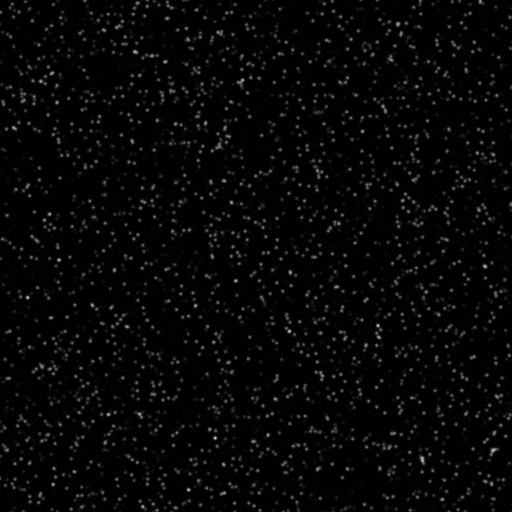
%> input picture HydrolabPIV-master/images/imA.png, 512 x 512 px
$ octave testmeasures.m   (GNU Octave 9; MATLAB toolbox functions it lacks are replaced by stand-ins)
%> lines starting %> are read from the running program, lines starting %| are printed output that depends on the picture; in (x1, y1, x2, y2) boxes, pixels count from 0 and x2, y2 are one past the last pixel; in counts of white or black regions, pixels touching at a corner belong together; the program's own positions count from 1
### HydrolabPIV-master/src/setpivopt.m
function opt = setpivopt(varargin)
% SETPIVOPT create a structure of option for use with <a
% href="matlab:help normalpass">normalpass</a>
% and <a href="matlab:help distortedpass">distportedpass</a>.
%
% opt = SETPIVOPT('name1',value1,'name2',value2,...) creates an
% options structure opt in which the named properties have the
% specified values. Any unspecified properties have default values.
% Case is ignored for property names.
%
% opt = SETPIVOPT(oldopt,'name1',value1,'name2',value2,...) alters
% an existing options structure oldopt.
%
%
% List of SETPIVOPT properties
% -------------------------------------------------------------------------
%
% opt = SETPIVOPT(..., 'subwindow', height, width, overlap, ...) sets
% the subwindow size and overlap.
%
% % Example: 24x24 pixel subwindow with 50% overlap
% opt = SETPIVOPT('subwindow',24,24,.50)
%
% -------------------------------------------------------------------------
%
% opt = SETPIVOPT(..., 'range', [umin umax vmin vmax], ...) sets the
% search range for finding the peak within the difference measure.
%
% Example: Set search range to 1/3 of 24x24 subwindow
% SETPIVOPT('subwindow',24,24,.50,'range',[-8 8 -8 8])
% -------------------------------------------------------------------------
%
%
% opt = SETPIVOPT(..., 'measure', @mfun, mparam, @prefun, ...) sets
% the difference measure function
%
% [dm,mm] = mfun(f1,m1,f2,m2,idh,idw,mparam)
%
% Given two subwindows with masks f1/m1 and f2/m2 with sizes (i,j) and (k,l)
% respectivly, @mfun should return a difference measure, dm, with zero
% displacement peak located in the center and  the masked fraction, mm,
% both of size (i+k-1)x(j+l-1). The indices (idh,idw) show which part of
% the difference measure is needed.
%
% mparam provideds an additional argument to the @mfun function, see
% spesific mfun function for it usage.
%
% The function @prefun is applied to the difference measure before
% subpixel interpolation.
%
% For a set of fft based difference measures, including cross-correlation
% and minimum quadratic difference (mqd), see <a
% href="matlab:help maskedcc">maskedcc</a>, <a
% href="matlab:help maskedncc">maskedncc</a>,
% <a href="matlab:help maskedmqd">maskedmqd</a>, <a
% href="matlab:help maskednmqd">maskednmqd</a>, <a
% href="matlab:help phasercorr">phasecorr</a>.
%
% In addition most of the measures is also implemented as straight
% summation in Java, which is often faster when the search range is small,
% since only dm(idh,idw) is computed. Mqd is provides as a special
% case of the more general Minkowski differences,
% see <a href="matlab:help maskedccj">maskedccj</a>, <a
% href="matlab:help maskednccj">maskednccj</a>, <a
% href="matlab:help maskedmdj">maskedmdj</a>, <a
% href="matlab:help maskednmdj">maskednmdj</a>.
%
% % Example 1: Masked cross-correlation with padding
% % assuming peak is gaussian by using log as prefun.
% opt = SETPIVOPT('measure', @maskedcc, true, @log)
%
% % Example 2: Minimum absolute difference
% opt = SETPIVOPT('measure', @maskedmdj, 1, @(x) -x):
% -------------------------------------------------------------------------
%
% opt = SETPIVOPT(...,'window', @blackmanharris, ...) set a window function
% with positive weights, which is multiplied with the subwindows in both
% direction before calculating the difference measures, to reduce spectral
% leakage. See <a href="matlab:help window">window</a> for more information.
% -------------------------------------------------------------------------
%
% opt = SETPIVOPT(..., 'subpixel', @subpixelfun, ...) sets the
% subpixel estimator function
%
% [x0,delta,out] = subpixelfun(F)
%
% Subpixelfun should return the integer posiston from the top corner, x0,
% the subpixel correction, delta, and an indication whether the method
% belives the result is valid (out=1) or an outlier (out=0).
% See also <a
% href="matlab:help subpixel3x3">subpixel3x3</a>, <a
% href="matlab:help subpixel3x3ls">subpixel3x3ls</a>, <a
% href="matlab:help subpixel3x3lm">subpixel3x3lm</a>, <a
% href="matlab:help subpixel5x5">subpixel5x5</a>, <a
% href="matlab:help subpixel3x2">subpixel3x2</a>, <a
% href="matlab:help subpixelnone">subpixelnone</a>.
% -------------------------------------------------------------------------
%
% opt = SETPIVOPT(..., 'ensemble',@ensfun, ...) sets the averaging
% function used when compting the ensemble difference measure.
% Defaults to @nanmean , for better robustness use @nanmeadian.
% Only used with ensemble PIV with single call to <a
% href="matlab:help normalpass">normalpass</a>
% and <a href="matlab:help distortedpass">distportedpass</a>.
% -------------------------------------------------------------------------
%
% opt = SETPIVOPT(..., 'snr', area, ...) sets up signal-to-noise ratio
% estimation. The area can be set to 'sub', 'full' or 'none'.
% The signal is defined as the difference between the peak value and the noise,
% which is estimated as the median absolute deviation of the difference
% measure, over the search range ('sub') or complete difference measure
% ('full'). If area is set to 'none' the signal-to-noise ratio is not
% estimated. Default value is 'sub'.
% -------------------------------------------------------------------------
%
% opt = SETPIVOPT(..., 'savepeaks', true/false, ...) saves the peaks
% found by the difference measure, defaults to false as this uses quite
% a bit of memory. Needs to be set to true when using ensemble PIV with
% multiple calls to <a
% href="matlab:help normalpass">normalpass</a> or <a
% href="matlab:help distortedpass">distportedpass</a>.
% -------------------------------------------------------------------------
%
% opt = SETPIVOPT(..., 'tableau', tableau, alpha, ...) sets up
% the intergration of displacement field to undistort the image pair
% by providing a implicit Runge-Kutta Butcher tableau, see <a
% href="matlab:help rungekutta">rungekutta</a>.
% To only partially undistort the image pair, alpha can be set to
% some positive value less than one. Some tableau are built in and
% can be used by setting tableau to 'euler','modeuler','heun',
% 'rk4std' or 'rk43/8'.
% -------------------------------------------------------------------------
%
% opt = SETPIVOPT(..., 'iminterp', @iminterp2fun, iparam, ...) specifies
% interpolation method to be used in <a href="matlab:help distortedpass">distportedpass</a>.
% Given the image/mask pair and the integrated displacements, @iminterp2fun
% should return the undistorted image/mask pair and be of the form
%
% [im1i,mask1i,im2i,mask2i] = iminterp2fun(im1,mask1,x1,y1,im2,mask2,x2,y2).
%
% Extrapolation should result in the mask to be zero.
% Lanczos resampling is slower but gives best result for small/normal size
% particles, while bspline works better for large particles,
% see <a
% href="matlab:help iminterp2lanczosj">iminterp2lanczosj</a>, <a
% href="matlab:help iminterp2lanczosj">iminterp2bsplinej</a> and <a
% href="matlab:help iminterp2lanczosj">iminterp2matlabj</a>.
% -------------------------------------------------------------------------
%
% opt = SETPIVOPT(..., 'savedistortions',true/false, ...) saves
% the integrated displacement used to undistort the image pair,
% in <a href="matlab:help distortedpass">distportedpass</a>, defaults to false.
% -------------------------------------------------------------------------
%
% See also normalpass, distortedpass


% Other option remove in future?
% opt = SETPIVOPT(..., 'rkfun',@rkfun, ...)
%
% Add options
% Use extended subwindows setpivopt('subwindow',[H1 H2],[W1 W2],overlap)?

  if (nargin>0 && isstruct(varargin{1}))
    % Add options to previous structure
    opt = varargin{1};
    k=2;
  else
    % Set default options

    % Max displacements
    opt.Umin    =  -6;
    opt.Vmin    =  -6;
    opt.Umax    =   6;
    opt.Vmax    =   6;

    % Subwindow size
    opt.Width   =  32;
    opt.Height  =  32;
    opt.Overlap = .75;

    % Difference measure
    %opt.measure = @maskednccj;  % inconsistant speed?
    opt.measure = @maskedncc; % safest option with respect to speed?
    opt.window = @rectwin;
    opt.mparam = 1;
    opt.prefun = @(x) x;
    opt.ensfun = @nanmean;

    % Subpixel interpolation
    opt.subpixel = @subpixel3x3;
    opt.savepeaks = false;
    opt.snr = 'sub';

    % Distorted pass integration (Runge-Kutta standard, 4. order)
    opt.rkfun = @rungekutta;
    opt.tableau = [0 0 0 0 0; 1/2 1/2 0 0 0; 1/2 0 1/2 0 0; 1 0 0 1 0; 0 1/6 1/3 1/3 1/6];
    opt.alpha   =  1;
    opt.iminterp = @iminterp2lanczosj; % @iminterp2bsplinej;
    opt.iparam = 4;
    opt.savedistortions = false;

    k=1;
  end

  while(k < nargin)
    switch (lower(varargin{k}))
     case 'range'
      tmp = varargin{k+1};
      opt.Umin = tmp(1);
      opt.Umax = tmp(2);
      opt.Vmin = tmp(3);
      opt.Vmax = tmp(4);
      k=k+2;
     case 'subwindow'
      opt.Width = varargin{k+1};
      opt.Height = varargin{k+2};
      opt.Overlap = varargin{k+3};
      k=k+4;
     case 'measure'
      opt.measure = varargin{k+1};
      opt.mparam = varargin{k+2};
      opt.prefun = varargin{k+3};
      k=k+4;
     case 'window'
      opt.window = varargin{k+1};
      k=k+2;
     case 'ensemble'
      opt.ensfun = varargin{k+1};
      k=k+2;
     case 'subpixel'
      opt.subpixel = varargin{k+1};
      k=k+2;
     case 'snr'
      % 'none','sub','full'
      opt.snr = varargin{k+1};
      k=k+2;
     case 'savepeaks'
      % change to 'none','sub','full'??
      opt.savepeaks = varargin{k+1};
      k=k+2;
     case 'iminterp'
      opt.iminterp = varargin{k+1};
      opt.iparam = varargin{k+2};
      k=k+3;
     case 'rkfun' % To be removed/changed in future?
      opt.rkfun = varargin{k+1};
      k=k+2;
     case 'tableau'
      if(ischar(varargin{k+1}))
        switch(lower(varargin{k+1}))
         case 'euler'
          % Euler (1. order)
          opt.tableau = [0 0; 0 1];
         case 'modeuler'
          % Modified Euler (2. order)
          opt.tableau = [0 0 0; 1/2 1/2 0; 0 0 1];
         case 'heun'
          % Heun's method (2. order)
          opt.tableau = [0 0 0; 1 1 0; 0 1/2 1/2];
         case 'rk4std'
          % Runge-Kutta standard (4. order)
          opt.tableau = [0 0 0 0 0; 1/2 1/2 0 0 0; 1/2 0 1/2 0 0; 1 0 0 1 0; 0 1/6 1/3 1/3 1/6];
         case 'rk43/8'
          % Runge-Kutta 3/8 rule (4. order)
          opt.tableau = [0 0 0 0 0; 1/3 1/3 0 0 0; 2/3 -1/3 1 0 0; 1 1 -1 1 0; 0 1/8 3/8 3/8 1/8];
         otherwise
          warning('Unknown method "%s"',varargin{k});
          opt.tableau = [0 0 0 0 0; 1/2 1/2 0 0 0; 1/2 0 1/2 0 0; 1 0 0 1 0; 0 1/6 1/3 1/3 1/6];
        end
      else
          opt.tableau = varargin{k+1};
      end
      opt.alpha = varargin{k+2};
      k=k+3;
     case 'savedistortions'
      opt.savedistortions = varargin{k+1};
      k=k+2;
     otherwise
      warning('Unknown option "%s"',varargin{k});
      k=k+1;
      while(k < nargin && ~ischar(varargin{k}))
        k=k+1;
      end
    end
  end

  % Error checking of options
  if(opt.Umax <= opt.Umin)
      error('Invalid search range, Umax must be larger than Umin.')
  end
  if(opt.Vmax <= opt.Vmin)
      error('Invalid search range, Vmax must be larger than Vmin.')
  end
  if (opt.Umax >  (opt.Width-1) || opt.Umin < -(opt.Width-1) || ...
      opt.Vmax > (opt.Height-1) || opt.Vmin < -(opt.Height-1))
      error('Invalid search range, range too large compared to subwindow size.')
  end
  if (opt.Umax >  (opt.Width/2) || opt.Umin < -(opt.Width/2) || ...
      opt.Vmax > (opt.Height/2) || opt.Vmin < -(opt.Height/2))
      warning('It recommanded to set maximum search range to no more than half of subwindow size.')
  end
  dx = floor(opt.Width*(1-opt.Overlap(1))); %beta
  dy = floor(opt.Height*(1-opt.Overlap(1)));
  if(dx==0 || dy==0)
      error('Too high overlap, or too small subwindows.');
  end


### HydrolabPIV-master/src/normalpass.m
function piv = normalpass(piv,im1,mask1,im2,mask2,opt)
% NORMALPASS performs PIV on a
%
% piv = normalpass(piv,im1,mask1,im2,mask2,opt)
% piv = normalpass(piv,im1,mask1,im2,mask2,pive)
%
% input  - piv   - piv result from previos pass,
%                  first pass use empty [].
%        - im1   - First image
%        - mask1 - First mask, if empty mask i
%        - im2   - Second image
%        - mask2 - second mask
%        - opt   - see <a href="matlab:help setpivopt">setpivopt</a>
%        - pive  - ensemble piv
% output - piv   -
%
%
%
%
% -------------------------------------------------------------------------
% Example: Single pass PIV
% -------------------------------------------------------------------------
% piv = NORMALPASS([],im1,[],im2,[],opt) Single pass piv
%
% -------------------------------------------------------------------------
% Example: Multipass PIV (shifted pass)
% -------------------------------------------------------------------------
%
% piv = NORMALPASS(piv,im1,[],im2,[],opt) Shifted pass.
% -------------------------------------------------------------------------
% Example: Ensemble PIV using single call
% -------------------------------------------------------------------------
%   piv = NORMALPASS([],im1,mask1,im2,mask2,opt) with masking.
%
% -------------------------------------------------------------------------
% Example: Ensemble PIV using single call
% -------------------------------------------------------------------------
% I=512; J=512; K=25;
% im1 = zeros(I,J,K);
% im2 = zeros(I,J,K);
% for k=1:K
%   im1(:,:,k) = imread(sprintf('sparse%02dA.png',k));
%   im2(:,:,k) = imread(sprintf('sparse%02dB.png',k));
% end
%
% opt = setpivopt('ensemble',@nanmedian);
% piv = normalpass([],im1,[],im2,[],opt);
% [U,V,x,y] = replaceoutliers(piv);
%
% figure;
% quiver(x,y,U,V);
%
% -------------------------------------------------------------------------
% Example: Ensemble piv using multiple calls
% -------------------------------------------------------------------------
% opt1 = setpivopt('savepeaks',true);
% for k=1:25
%   im1 = imread(sprintf('sparse%02dA.png',k));
%   im2 = imread(sprintf('sparse%02dB.png',k));
%
%   if(k==1)
%     piv1 = normalpass([],im1,[],im2,[],opt1);
%   else
%     piv1 = normalpass([],im1,[],im2,[],piv1);
%   end
% end
% [U1,V1,x1,y1] = replaceoutliers(piv1);
%
% figure;
% quiver(x1,y1,U1,V1);
%
%
% See also NORMALPASS, INITPASS, SETPIVOPT.

%
%function piv = normalpass(piv,im1,mask1,im2,mask2,opt)
%function piv = normalpass(piv,im1,mask1,im2,mask2,pive)


% Notes
% allow indepent masks on ensembles??
  if (nargin < 6)
    error('Need at least six input parameters!');
  end


  [MM,NN,K] = size(im1);

  if (isempty(piv))
    piv.passes = 1;
  else
    piv.passes = piv.passes + 1;
  end
  if(isfield(opt,'pass'))
      pive = opt;
      opt = pive.opt{end};
      piv.ensemblepasses = pive.ensemblepasses + 1;
      if(~isfield(pive,'F'))
          error(['The difference measure peak from the previous pass needs to be stored when using ensemble PIV,' ...
              ' use setpivopt(...,''savepeaks'',true);']);
      end
  else
      pive = [];
      piv.ensemblepasses = 1;
  end
  if(K>1 || ~isempty(pive))
    piv.pass{piv.passes} = 'normal (ensemble)';
  else
    piv.pass{piv.passes} = 'normal';
  end
  piv.opt{piv.passes} = opt;
  if(isempty(pive))
    msg = sprintf('PIV %s pass %d: ',piv.pass{piv.passes},piv.passes);
  else
    msg = sprintf('PIV %s pass %d-%d: ',piv.pass{piv.passes},piv.passes,piv.ensemblepasses);
  end

  [M,N,piv.x,piv.y,tx,ty] = pivgrid(MM,NN,opt);

  if(isempty(mask1))
    mask1 = ones(MM,NN);
  end
  if(isempty(mask2))
    mask2 = ones(MM,NN);
  end

  % Ensure double
  im1 = im2double(im1);
  im2 = im2double(im2);
  mask1 = im2double(mask1);
  mask2 = im2double(mask2);

  % [5 lines of commented-out code are left out]

  W = opt.Width;
  H = opt.Height;

  im1   = padarray(im1,[H W]);
  mask1 = padarray(mask1,[H W]);
  im2   = padarray(im2,[H W]);
  mask2 = padarray(mask2,[H W]);

  window = bsxfun(@times,opt.window(H),opt.window(W)');
  window = window/mean(window(:));

  out1 = true(M,N);
  if(~strcmp(opt.snr,'none'))
    piv.peak = zeros(M,N);
    piv.snr = zeros(M,N);
  else
     piv.peak = [];
     piv.snr = [];
  end
  piv.masked = zeros(M,N);

  idw = (opt.Umin:opt.Umax) + W; % Adjust for subpixel ? 3x3 (+1)or 5x5 (+2)
  idh = (opt.Vmin:opt.Vmax) + H;

  piv.U = zeros(M,N);
  piv.V = zeros(M,N);
  if(opt.savepeaks)
    piv.F =  zeros(2*H-1,2*W-1,M,N);
  end

  if(piv.passes==1)
    U = zeros(M,N);
    V = zeros(M,N);
  else
    U = round(piv.Uspline.evaluate(piv.x,piv.y)/2);
    V = round(piv.Vspline.evaluate(piv.x,piv.y)/2);
  end


  tic;
    nl = size(sprintf('%d',M*N),2);
    fprintf(sprintf('%%s %%%dd of %%%dd',nl,nl), msg, 1, M*N);
    lastupdate=toc;
    for m=1:M
      for n=1:N

        % Define subwindow
        idx1 = (1:W) + piv.x(m,n) - .5 + W/2;
        idy1 = (1:H) + piv.y(m,n) - .5 + H/2;
        if(piv.passes > 1)
          idx2 = idx1 + U(m,n);
          idy2 = idy1 + V(m,n);
          idx1 = idx1 - U(m,n);
          idy1 = idy1 - V(m,n);
        else
          idx2 = idx1;
          idy2 = idy1;
        end

        % check if indices are out of bound (Need to test this)
        if(idx1(1) < 1 || idy1(1) < 1 || idx1(W) > NN+2*W || idy1(H) > MM+2*H || ...
           idx2(1) < 1 || idy2(1) < 1 || idx2(W) > NN+2*W || idy2(H) > MM+2*H)

            U(m,n) = 2*U(m,n);
            V(m,n) = 2*V(m,n);

            piv.peak(m,n) = 0;
            piv.snr(m,n) = 0;
            piv.masked(m,n) = 0;
            out1(m,n) = false;
        else
            % Extract subwindow
            m1 = mask1(idy1,idx1).*window;
            m2 = mask2(idy2,idx2);%.*window;    % only multiply m1??
            f1 = im1(idy1,idx1,:);
            f2 = im2(idy2,idx2,:);

            % Difference measure
            [F,mm] = opt.measure(f1,m1,f2,m2,idh,idw,opt.mparam);

            F = opt.prefun(opt.ensfun(F,3));
            if(~isempty(pive))
                % TODO: find a way of dealing with nans/infs
                % replace nan->0, [-Inf,-1)->-1, (1,Inf]->1 ?? (only ncc)
                % weighted average?
                F = (F + pive.ensemblepasses*pive.F(:,:,m,n))/piv.ensemblepasses;
            end
            if(opt.savepeaks)
                piv.F(:,:,m,n) = F;
            end
    	    % [7 lines of commented-out code are left out]
            if(max(mm(:))<1/16) % add value to options?
                U(m,n) = 2*U(m,n);
                V(m,n) = 2*V(m,n);

                piv.peak(m,n) = 0;
                piv.snr(m,n) = 0;
                piv.masked(m,n) = 0;
                out1(m,n) = false;
            else
                subF = F(idh,idw);
                [x0,delta,out1(m,n)] = opt.subpixel(subF);        % does this work if Umax ~= -Umin?
                switch (opt.snr)
                  case 'sub'
                    tmp = nanmedian(subF(:));
                    %piv.peak(m,n) =  abs(interp2(subF,x0(1)-delta(1),x0(2)-delta(2)) -tmp);
                    piv.peak(m,n) =  abs(myinterp2(subF,x0,delta) - tmp);
                    piv.snr(m,n) = piv.peak(m,n)/nanmedian(abs(subF(:)-tmp));
                  case 'full'
                    tmp = nanmedian(F(:));
                    %piv.peak(m,n) =  abs(interp2(subF,x0(1)-delta(1),x0(2)-delta(2)) -tmp);
                    piv.peak(m,n) =  abs(myinterp2(subF,x0,delta) - tmp);
                    piv.snr(m,n) = piv.peak(m,n)/nanmedian(abs(F(:)-tmp));
                  %case 'masked'
                  %  tmp = sum(F(:).*mm(:))/sum(mm(:));
                  %  piv.peak(m,n) =  abs(interp2(subF,x0(1)-delta(1),x0(2)-delta(2)) -tmp);
                  %  piv.snr(m,n) = piv.peak(m,n)/sum(abs(F(:)-tmp).*mm(:))*sum(mm(:));
                  otherwise

                    % ...
                end

                %piv.masked(m,n) = interp2(mm(idh,idw),x0(1)-delta(1),x0(2)-delta(2));
                piv.masked(m,n) = myinterp2(mm(idh,idw),x0,delta);

                U(m,n) = 2*U(m,n) - (x0(1) - delta(1) +opt.Umin-1); % Fix this in subpixel
                V(m,n) = 2*V(m,n) - (x0(2) - delta(2) +opt.Vmin-1); % instead ?
            end
        end

        % Update every half second
        if (toc - lastupdate > .5 || (m==M && n==N))
          fprintf(repmat('\b',1,2*nl+4));
          fprintf(sprintf('%%%dd of %%%dd',nl,nl), N*(m-1)+n, M*N);
          lastupdate = toc;
        end
      end
    end

    out = piv.masked>.2 & out1; % add option in setpivopt?

    [piv.Uspline,piv.Vspline,piv.localres,piv.globalres,piv.out] = lsbsfit2(U,V,out,piv.x,piv.y,tx,ty);
    piv.U = U;
    piv.V = V;

    fprintf('\n');
  toc

% [13 lines left out: function myinterp2, not called in this run]


### HydrolabPIV-master/doc/testmeasures.m
if(~exist('piv4b','var'))
    im1 = imread('imA.png');
%> im1 is the input picture: size 512x512 uint8; min 0, max 213, mean 7
    im2 = imread('imB.png');
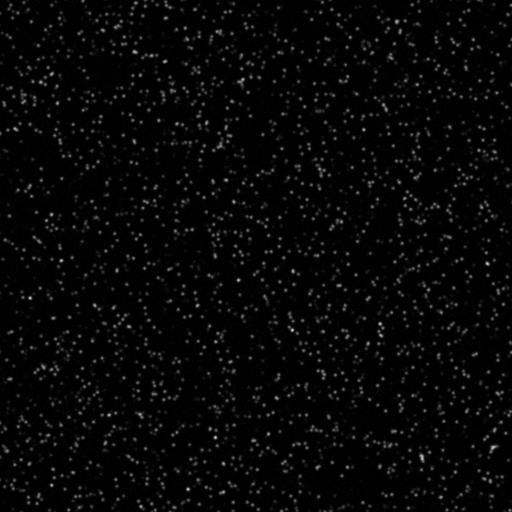
%> input picture HydrolabPIV-master/images/imB.png, 512 x 512 px
%> im2 is the input picture: size 512x512 uint8; min 0, max 218, mean 7
    [x,y] = meshgrid(-255.5:255.5);
    mask = (x.^2+y.^2)<256.^2 | x < 0 | y < 0;
    im1(~mask) = 0;
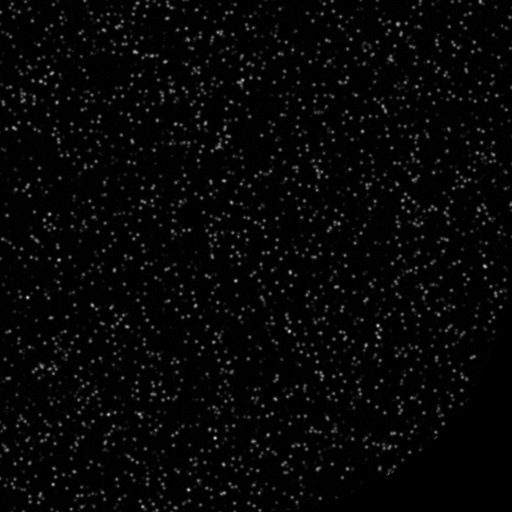
%> im1: size 512x512 uint8; 3.23% of pixels changed, all inside (x1, y1, x2, y2) = (272, 280, 512, 512)
    im2(~mask) = 0;
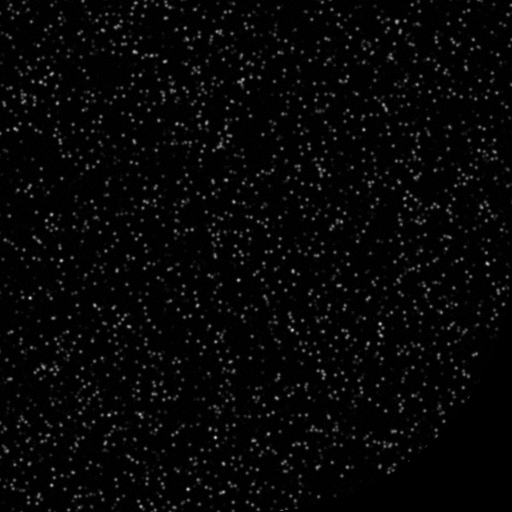
%> im2: size 512x512 uint8; 3.2% of pixels changed, all inside (x1, y1, x2, y2) = (273, 274, 512, 512)


    H = 32;
    W = 32;
    O = .75;
    % Phase-corr
    opt = setpivopt('range',[-8 8 -8 8],'subwindow',H,W,O,'measure',@phasecorr,true,@(x) x,'savepeaks',true);
    piv1a = normalpass([],im1,mask,im2,mask,opt);
%> the run ends on the next line
